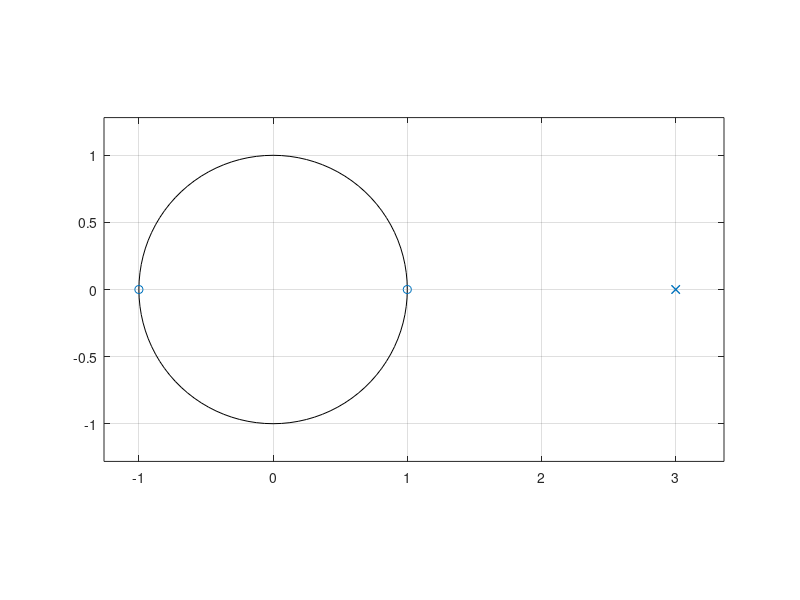
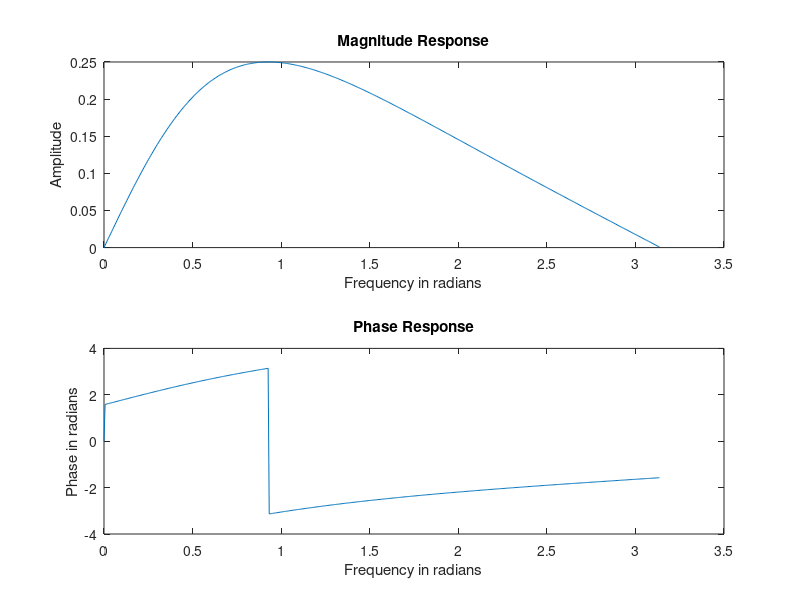
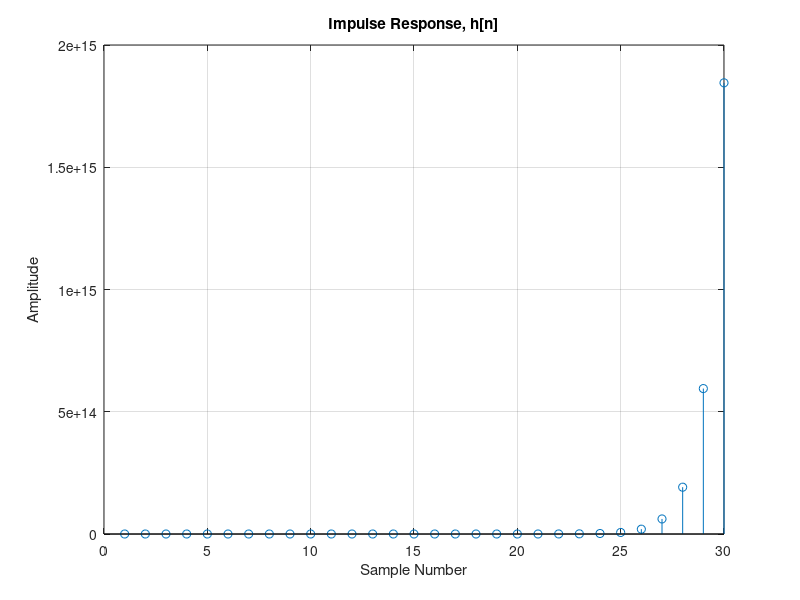
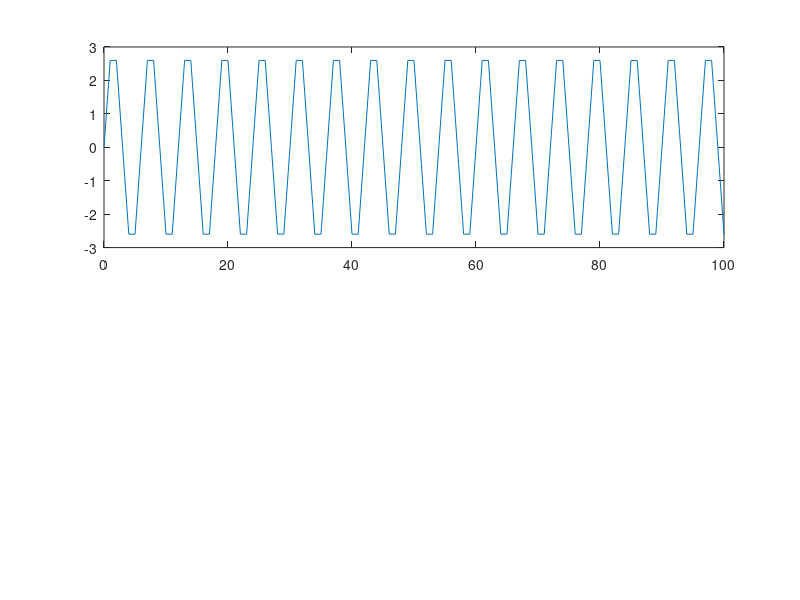

MATLAB code for these plots, in order:
clc; 
clear all; 
close all;

b = [1 0 -1];        % Coefficients of numerator polynomials 
a = [1 -6 9];        % Coefficients of denominator polynomials

% To obtain system function in the partial fraction form

[r p k] = residuez(b,a); % finds the residues, poles and direct terms of the partial-%fraction expansion of the system function. 

disp(['r = ' num2str(r')]);
disp(['p = ' num2str(p')]);
disp(['k = ' num2str(k')]);

% To obtain The pole – zero plot

[z p k] = tf2zp(b,a); % To obtain zeros , ploes and gain constant of the system.

disp('Zeros are at'); 
disp(z); 

disp('poles are at'); 
disp(p); 

disp('Gain Constant is'); 
disp(k);

zplane(b,a); % Gives the pole – zero plot

% To obtain frequency response of the system

N = 512; % Frequency resolution assumed.

[h w] = freqz(b,a,N);   % returns the N-point complex frequency response

%vector h and the N-point frequency vector w in radians
 
figure;
subplot(211), plot(w,abs(h)), title('Magnitude Response');
xlabel('Frequency in radians'), ylabel('Amplitude'); 
subplot(212), plot(w, angle(h)), title('Phase Response');
xlabel('Frequency in radians'), ylabel('Phase in radians');

% To Obtain the unit impulse response of the system


L = 30; % First 15 values of the impulse response 
[y n] = impz(b,a,L);

figure;
stem(y), title('Impulse Response, h[n]'); 
grid on;
xlabel('Sample Number'), ylabel('Amplitude');

% To find the output of the system for the given input 

n = 0:100;
u = [n>=0];
x = 3*sin(n*pi/3).*u;   % input signal 
y = filter(b, a, x);    % output signal

figure;
subplot(211), plot(n,x);
subplot(212), plot(n,y);
